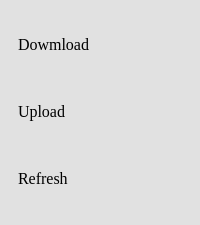
           <widget class="QFrame" name="aframe">
            <property name="minimumSize">
             <size>
              <width>200</width>
              <height>225</height>
             </size>
            </property>
            <property name="palette">
             <palette>
              <active>
               <colorrole role="Button">
                <brush brushstyle="SolidPattern">
                 <color alpha="255">
                  <red>225</red>
                  <green>225</green>
                  <blue>225</blue>
                 </color>
                </brush>
               </colorrole>
               <colorrole role="Base">
                <brush brushstyle="SolidPattern">
                 <color alpha="255">
                  <red>225</red>
                  <green>225</green>
                  <blue>225</blue>
                 </color>
                </brush>
               </colorrole>
               <colorrole role="Window">
                <brush brushstyle="SolidPattern">
                 <color alpha="255">
                  <red>225</red>
                  <green>225</green>
                  <blue>225</blue>
                 </color>
                </brush>
               </colorrole>
              </active>
              <inactive>
               <colorrole role="Button">
                <brush brushstyle="SolidPattern">
                 <color alpha="255">
                  <red>225</red>
                  <green>225</green>
                  <blue>225</blue>
                 </color>
                </brush>
               </colorrole>
               <colorrole role="Base">
                <brush brushstyle="SolidPattern">
                 <color alpha="255">
                  <red>225</red>
                  <green>225</green>
                  <blue>225</blue>
                 </color>
                </brush>
               </colorrole>
               <colorrole role="Window">
                <brush brushstyle="SolidPattern">
                 <color alpha="255">
                  <red>225</red>
                  <green>225</green>
                  <blue>225</blue>
                 </color>
                </brush>
               </colorrole>
              </inactive>
              <disabled>
               <colorrole role="Button">
                <brush brushstyle="SolidPattern">
                 <color alpha="255">
                  <red>225</red>
                  <green>225</green>
                  <blue>225</blue>
                 </color>
                </brush>
               </colorrole>
               <colorrole role="Base">
                <brush brushstyle="SolidPattern">
                 <color alpha="255">
                  <red>225</red>
                  <green>225</green>
                  <blue>225</blue>
                 </color>
                </brush>
               </colorrole>
               <colorrole role="Window">
                <brush brushstyle="SolidPattern">
                 <color alpha="255">
                  <red>225</red>
                  <green>225</green>
                  <blue>225</blue>
                 </color>
                </brush>
               </colorrole>
              </disabled>
             </palette>
            </property>
            <property name="styleSheet">
             <string notr="true">background-color:rgb(225,225,225);
</string>
            </property>
            <property name="frameShape">
             <enum>QFrame::NoFrame</enum>
            </property>
            <property name="frameShadow">
             <enum>QFrame::Raised</enum>
            </property>
            <layout class="QVBoxLayout" name="verticalLayout_3">
             <property name="spacing">
              <number>0</number>
             </property>
             <property name="leftMargin">
              <number>0</number>
             </property>
             <property name="topMargin">
              <number>0</number>
             </property>
             <property name="rightMargin">
              <number>0</number>
             </property>
             <property name="bottomMargin">
              <number>0</number>
             </property>
             <item>
              <widget class="QPushButton" name="downlaod_btn">
               <property name="minimumSize">
                <size>
                 <width>200</width>
                 <height>45</height>
                </size>
               </property>
               <property name="maximumSize">
                <size>
                 <width>200</width>
                 <height>45</height>
                </size>
               </property>
               <property name="font">
                <font>
                 <family>Times New Roman</family>
                 <pointsize>12</pointsize>
                 <weight>50</weight>
                 <bold>false</bold>
                </font>
               </property>
               <property name="cursor">
                <cursorShape>PointingHandCursor</cursorShape>
               </property>
               <property name="styleSheet">
                <string notr="true">QPushButton {

	color: rgb(0,0,0);
	border: none;

	text-align: left;
	padding-left: 10px;
}

QPushButton:hover {
	background-color: rgb(120,120,120);
}

QPushButton:pressed {
	background-color: rgb(0, 0, 0);
}

</string>
               </property>
               <property name="text">
                <string>  Dowmload</string>
               </property>
               <property name="icon">
                <iconset>
                 <normaloff>images/download.png</normaloff>images/download.png</iconset>
               </property>
               <property name="iconSize">
                <size>
                 <width>25</width>
                 <height>25</height>
                </size>
               </property>
              </widget>
             </item>
             <item>
              <widget class="QPushButton" name="upload_btn">
               <property name="minimumSize">
                <size>
                 <width>200</width>
                 <height>45</height>
                </size>
               </property>
               <property name="maximumSize">
                <size>
                 <width>200</width>
                 <height>45</height>
                </size>
               </property>
               <property name="font">
                <font>
                 <family>Times New Roman</family>
                 <pointsize>12</pointsize>
                 <weight>50</weight>
                 <bold>false</bold>
                </font>
               </property>
               <property name="cursor">
                <cursorShape>PointingHandCursor</cursorShape>
               </property>
               <property name="styleSheet">
                <string notr="true">QPushButton {

	color: rgb(0,0,0);
	border: none;

	text-align: left;
	padding-left: 10px;
}

QPushButton:hover {
	background-color: rgb(120,120,120);
}

QPushButton:pressed {
	background-color: rgb(0, 0, 0);
}

</string>
               </property>
               <property name="text">
                <string>  Upload</string>
               </property>
               <property name="icon">
                <iconset>
                 <normaloff>images/upload.png</normaloff>images/upload.png</iconset>
               </property>
               <property name="iconSize">
                <size>
                 <width>25</width>
                 <height>25</height>
                </size>
               </property>
              </widget>
             </item>
             <item>
              <widget class="QPushButton" name="refresh_btn">
               <property name="minimumSize">
                <size>
                 <width>200</width>
                 <height>45</height>
                </size>
               </property>
               <property name="maximumSize">
                <size>
                 <width>200</width>
                 <height>45</height>
                </size>
               </property>
               <property name="font">
                <font>
                 <family>Times New Roman</family>
                 <pointsize>12</pointsize>
                 <weight>50</weight>
                 <bold>false</bold>
                </font>
               </property>
               <property name="cursor">
                <cursorShape>PointingHandCursor</cursorShape>
               </property>
               <property name="autoFillBackground">
                <bool>false</bool>
               </property>
               <property name="styleSheet">
                <string notr="true">QPushButton {

	color:rgb(0,0,0);
	border: none;
	text-align: left;
	padding-left: 10px;
}

QPushButton:hover {
	background-color: rgb(120,120,120);
}

QPushButton:pressed {
	background-color: rgb(0, 0, 0);
}

</string>
               </property>
               <property name="text">
                <string>  Refresh</string>
               </property>
               <property name="icon">
                <iconset>
                 <normaloff>images/refresh.png</normaloff>images/refresh.png</iconset>
               </property>
               <property name="iconSize">
                <size>
                 <width>25</width>
                 <height>25</height>
                </size>
               </property>
              </widget>
             </item>
            </layout>
           </widget>
